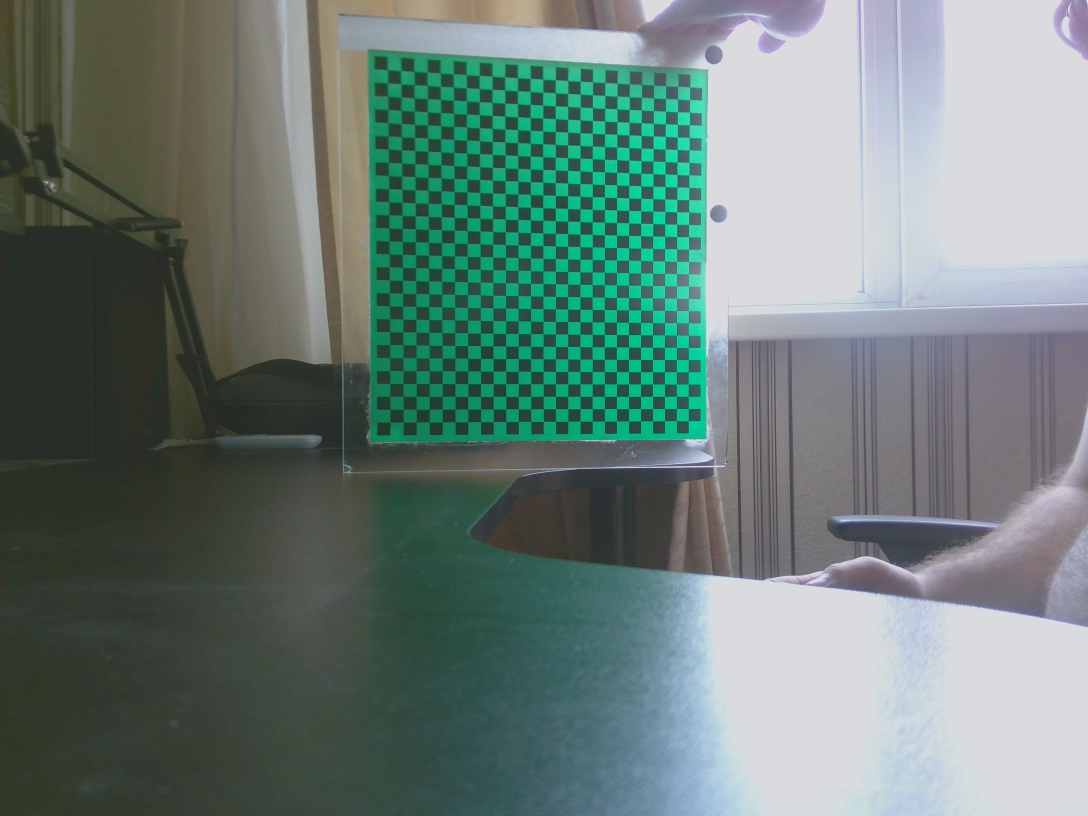
#> input picture first_camera/cam1_20240904_144029.jpg, 3264 x 2448 px (shown at 1/3 size)
$ python TestDeviationCamera.py first_camera/cam1_20240904_144029.jpg
#> lines starting #> are read from the running program, lines starting #| are printed output that depends on the picture; long printed decimals are rounded; pictures that were not available may be replaced by others from this repository, and a replacement may not be noted
import numpy as np
import cv2

# built-in modules
import os

if __name__ == '__main__':
    import sys
    import getopt
    from glob import glob

    args, img_mask = getopt.getopt(sys.argv[1:], '', ['debug=', 'square_size='])
    args = dict(args)
    args.setdefault('--debug', './output/')
    args.setdefault('--square_size', 1.0)
    if not img_mask:
        img_mask = r'D:\Dev\StereoPair\img\sterio\right_cam\*.jpg'  # default
    else:
        img_mask = img_mask[0]

    img_names = glob(img_mask)
    debug_dir = args.get('--debug')
    if not os.path.isdir(debug_dir):
        os.mkdir(debug_dir)
    square_size = float(args.get('--square_size'))

    pattern_size = (28, 25)
    pattern_points = np.zeros((np.prod(pattern_size), 3), np.float32)
    pattern_points[:, :2] = np.indices(pattern_size).T.reshape(-1, 2)
    pattern_points *= square_size

    obj_points = []
    img_points = []
    h, w = 0, 0
    img_names_undistort = []
    for fn in img_names:
        print('processing %s... ' % fn, end='')
        img = cv2.imread(fn, 0)
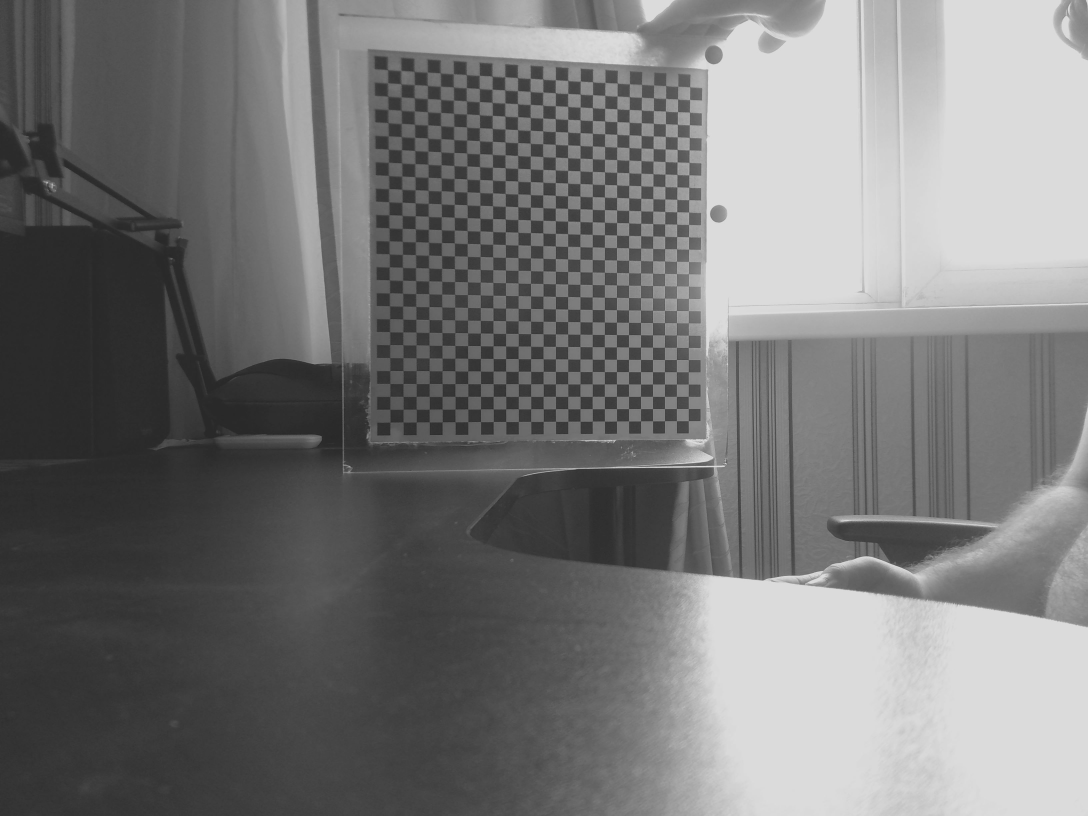
#> img: shape (2448, 3264) (shown at 1/3 size); min 32, max 234, mean 119.4
        if img is None:
            print("Failed to load", fn)
            continue

        h, w = img.shape[:2]
#> h = 2448; w = 3264
        found, corners = cv2.findChessboardCorners(img, pattern_size)
#> found = True; corners = 700 rows, first 8: [1171.2, 1266.7], [1170.4, 1228.4], [1171.2, 1189.5], [1170, 1150.5], [1171.3, 1112.4], [1169.6, 1072.8], [1171.2, 1034.3], [1171.3, 997.3]
        if found:
            term = (cv2.TERM_CRITERIA_EPS + cv2.TERM_CRITERIA_COUNT, 30, 0.1)
            cv2.cornerSubPix(img, corners, (5, 5), (-1, -1), term)


        if not found:
            print('chessboard not found')
            continue

        img_points.append(corners.reshape(-1, 2))
        obj_points.append(pattern_points)

        print('ok')

    # calculate camera distortion
    rms, camera_matrix, dist_coefs, rvecs, tvecs = cv2.calibrateCamera(obj_points, img_points, (w, h), None, None)
#> rms = 0.389; camera_matrix = [[936.3, 0, 1799.7], [0, 953.4, 1204.7], [0, 0, 1]]; dist_coefs = [[0.0143, -0.000342, -0.000539, 0.00242, -0.00102]]; rvecs = ([0.0453, -0.0451, -1.57],); tvecs = ([-16.57, 1.62, 24.71],)

    print("\nRMS:", rms)
#| RMS: 0.3889
    print("camera matrix:\n", camera_matrix)
#| camera matrix:
#|  [[9.36274423e+02 0.00000000e+00 1.79965753e+03]
#|  [0.00000000e+00 9.53414658e+02 1.20473655e+03]
#|  [0.00000000e+00 0.00000000e+00 1.00000000e+00]]
    print("distortion coefficients: ", dist_coefs.ravel())
#| distortion coefficients:  [ 0.01434 -0.0003417 -0.0005387  0.002418 -0.001016]
    print('done')


    img = cv2.imread("D:\Dev\StereoPair\img\onli_left_cam\WIN_20240910_16_04_08_Pro.jpg")
#> img is the input picture: shape (2448, 3264, 3); mean B, G, R 120.2, 125.7, 106.6
    h, w = img.shape[:2]
    newcameramtx, roi=cv2.getOptimalNewCameraMatrix(camera_matrix, dist_coefs,(w,h),1,(w,h))
#> newcameramtx = [[762.8, 0, 2057.6], [0, 921.3, 1183.5], [0, 0, 1]]; roi = (591, 47, 2624, 2313)

    dst = cv2.undistort(img, camera_matrix, dist_coefs, None, newcameramtx)
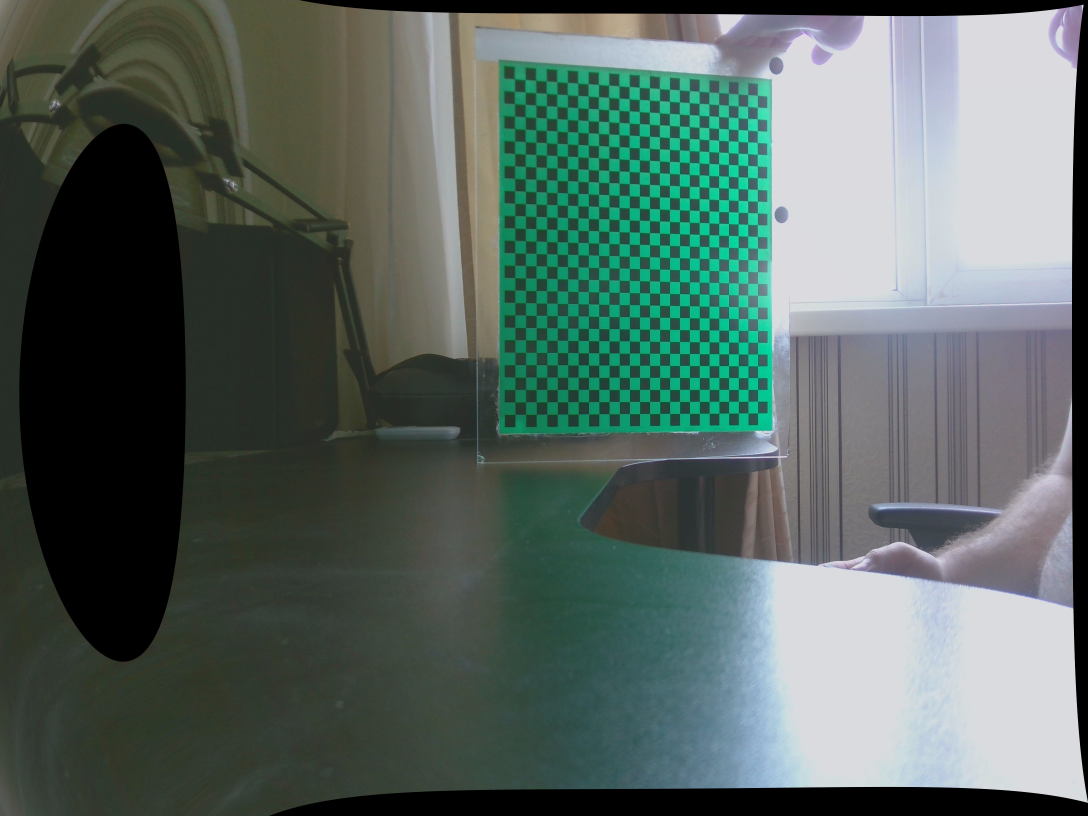
#> dst: shape (2448, 3264, 3) (shown at 1/3 size); mean B, G, R 96.8, 102.5, 87.2
    # crop the image
    x,y,w,h = roi
#> x = 591; y = 47; w = 2624; h = 2313
    dst = dst[y:y+h, x:x+w]
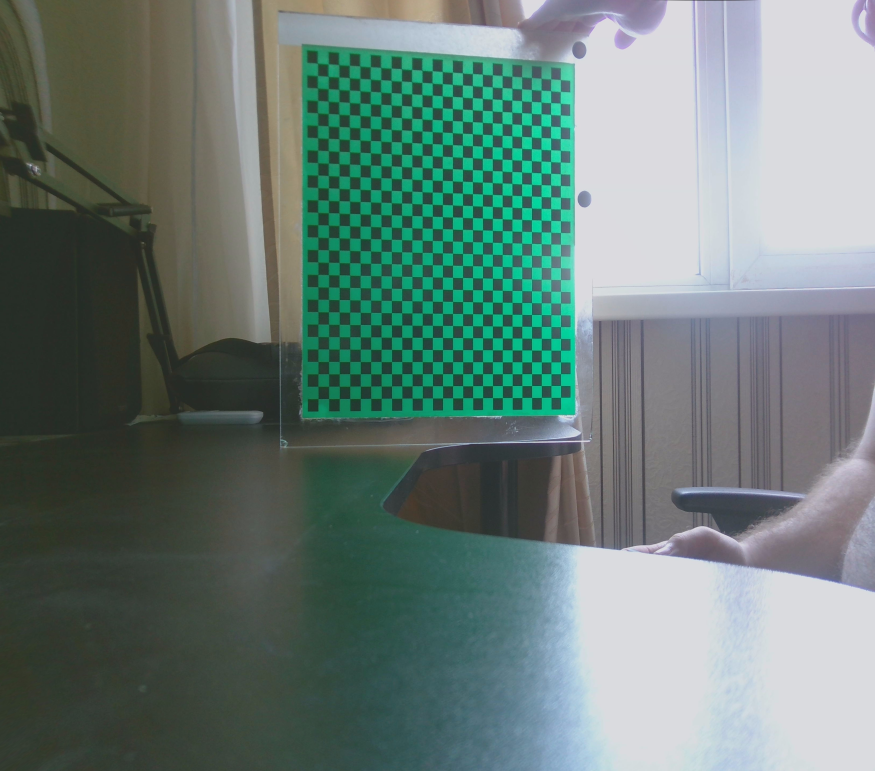
#> dst: shape (2313, 2624, 3) (shown at 1/3 size); mean B, G, R 119.2, 124.9, 105.5
    try:
        cv2.imwrite('calibresult.png', dst)
    except Exception as e:
        print(e)
    cv2.imwrite('calibresult.png',dst)

$ run again, on first_camera/cam1_20240904_144046.jpg
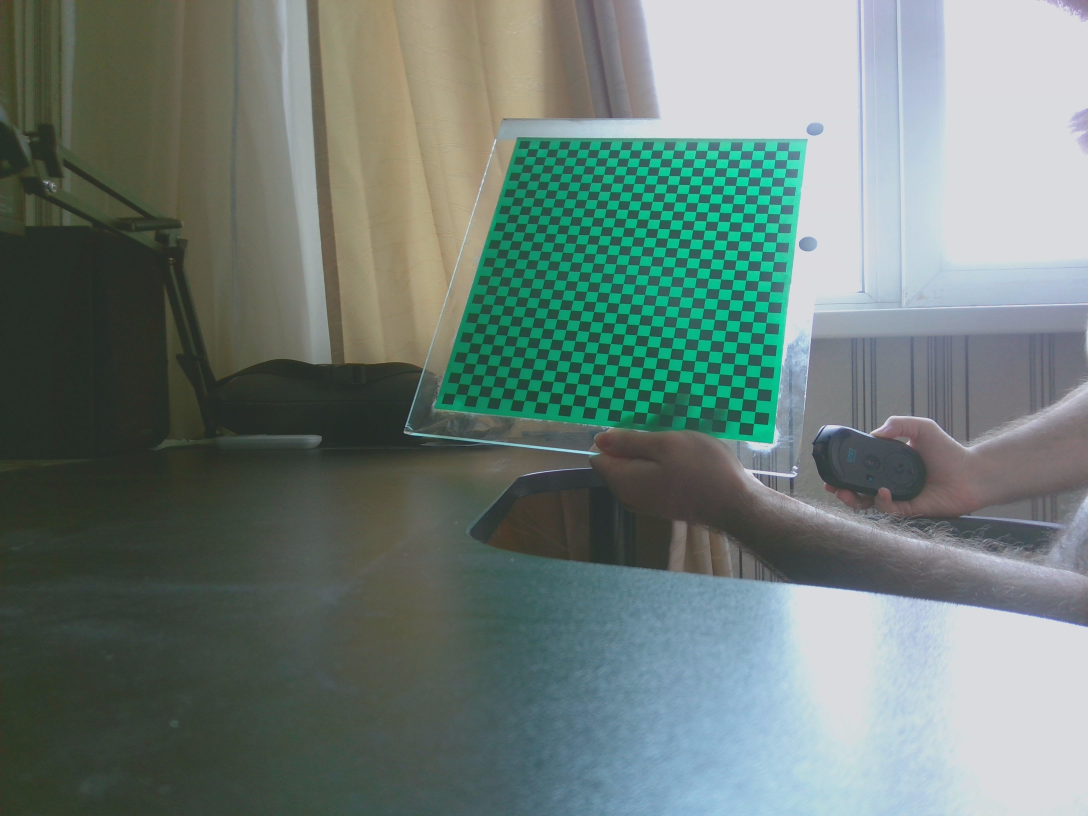
#> input picture first_camera/cam1_20240904_144046.jpg, 3264 x 2448 px (shown at 1/3 size)
#> `img = cv2.imread(fn, 0)`:
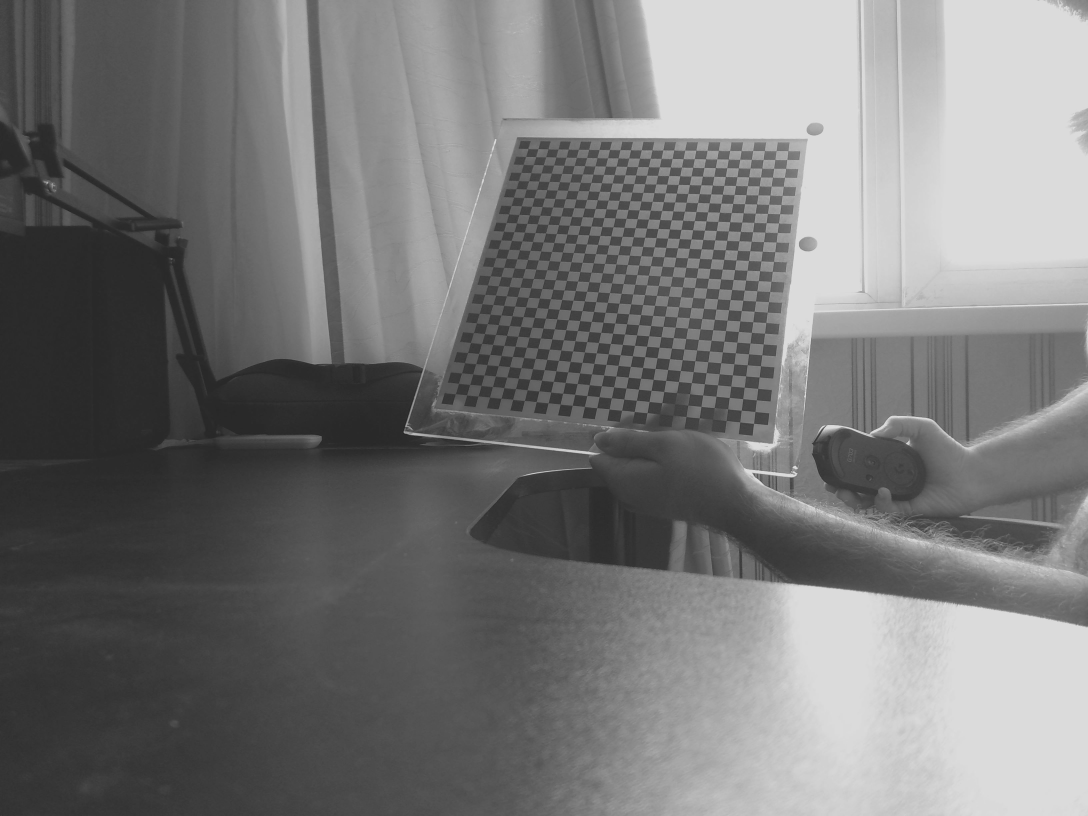
#> img: shape (2448, 3264) (shown at 1/3 size); min 26, max 235, mean 119.5
#> found = True; corners = 700 rows, first 8: [1366.6, 1182.4], [1375.6, 1150.6], [1386.3, 1119], [1395.4, 1088.6], [1403.7, 1058.6], [1412.8, 1028.1], [1422.2, 998.7], [1437, 978]
#> rms = 1.66; camera_matrix = [[2790, 0, 1507.7], [0, 2977.3, 1259.4], [0, 0, 1]]; dist_coefs = [[0.175, -0.931, -0.00313, 0.000551, 3.38]]; rvecs = ([-0.625, -0.223, -1.34],); tvecs = ([-3.89, -2.03, 77.78],)
#| RMS: 1.661
#| camera matrix:
#|  [[2.78997210e+03 0.00000000e+00 1.50767568e+03]
#|  [0.00000000e+00 2.97727673e+03 1.25941266e+03]
#|  [0.00000000e+00 0.00000000e+00 1.00000000e+00]]
#| distortion coefficients:  [ 1.75352736e-01 -9.30736630e-01 -3.13165577e-03  5.50774484e-04
#|   3.38177042e+00]
#> img is the input picture: shape (2448, 3264, 3); mean B, G, R 119.2, 125, 108.9
#> newcameramtx = [[2974.5, 0, 1539], [0, 3034, 1253.5], [0, 0, 1]]; roi = (117, 245, 2898, 1997)
#> `x,y,w,h = roi`: x = 117; y = 245; w = 2898; h = 1997
#> `dst = dst[y:y+h, x:x+w]`:
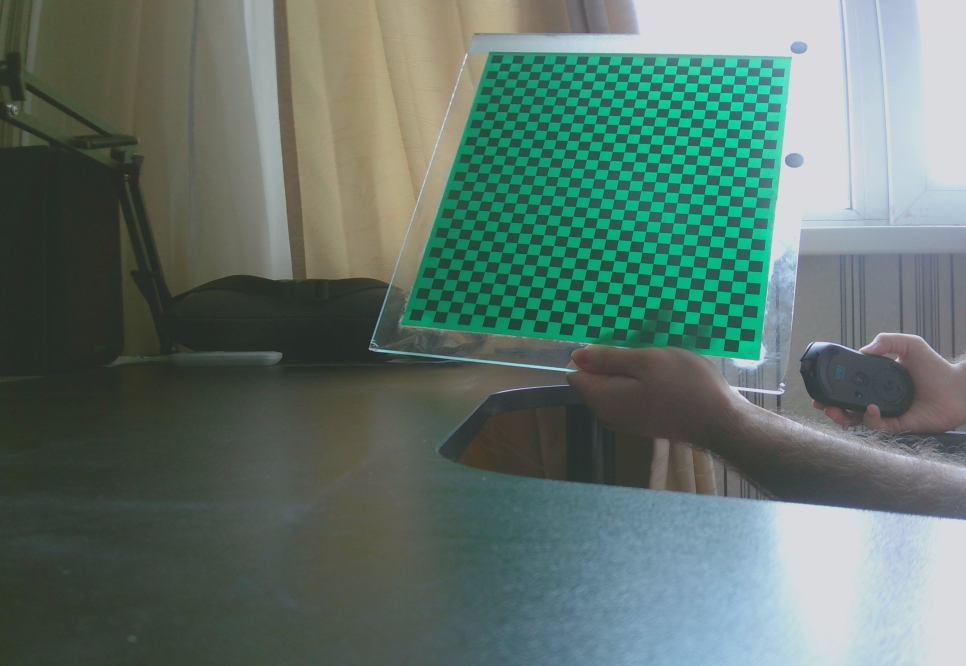
#> dst: shape (1997, 2898, 3) (shown at 1/3 size); mean B, G, R 108.7, 116.8, 96.1
